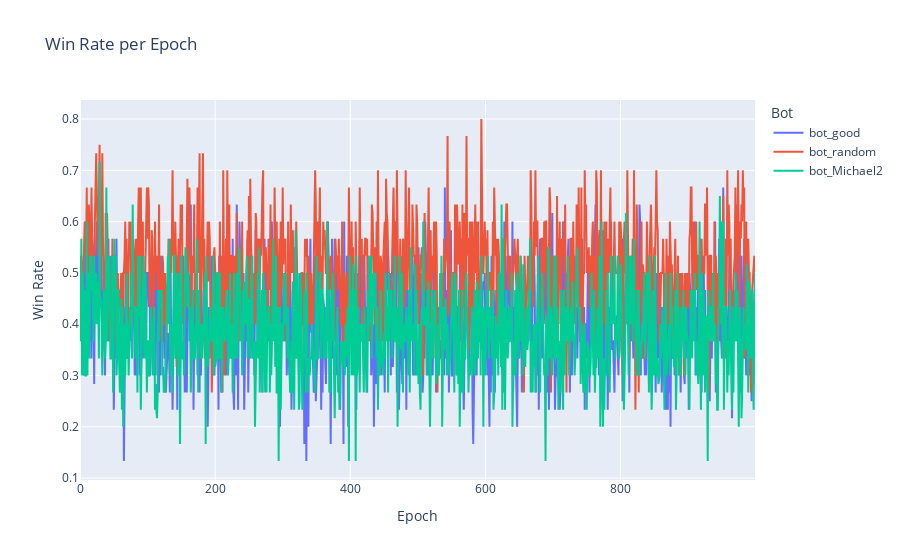

This figure's notebook cell:
### Code cell
import plotly.graph_objs as go

win_rate = evals["win_rate"]

fig = go.Figure()
for bot, rates in win_rate.items():
    fig.add_trace(go.Scatter(y=rates, mode="lines", name=bot))

fig.update_layout(
    title="Win Rate per Epoch",
    xaxis_title="Epoch",
    yaxis_title="Win Rate",
    legend_title="Bot",
)
fig.show()

### Figure 1 — Plotly figure (JSON) as saved in the notebook; plotly's stock layout.template omitted (floating-point values rounded to 4 significant figures; data arrays with more than 128 entries replaced by an {"elided": "..."} marker saying what was removed)
{"data": [{"mode": "lines", "name": "bot_good", "type": "scatter", "y": {"elided": "1000 float values"}}, {"mode": "lines", "name": "bot_random", "type": "scatter", "y": {"elided": "1000 float values"}}, {"mode": "lines", "name": "bot_Michael2", "type": "scatter", "y": {"elided": "1000 float values"}}], "layout": {"legend": {"title": {"text": "Bot"}}, "title": {"text": "Win Rate per Epoch"}, "xaxis": {"title": {"text": "Epoch"}}, "yaxis": {"title": {"text": "Win Rate"}}}}
